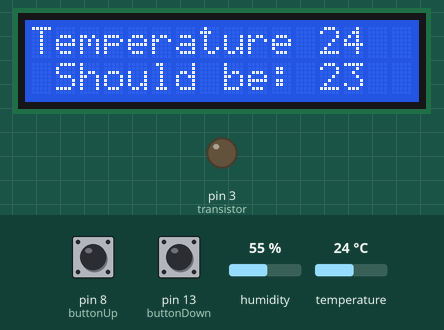
The sketch below on a simulated Arduino Uno, built with avr-gcc and run on an emulated ATmega328P. On the bench: 16×2 character LCD, output pins drawn as LEDs (lit = HIGH). The test bench sets the inputs (shaded band); at power-on: pin 8 (buttonUp) HIGH, temperature 24 °C, pin 13 (buttonDown) HIGH, humidity 55 %.

Above: at 1.2 s.
1.3 s: pin 8 (buttonUp) pulled LOW for 1 s
At 3.5 s:
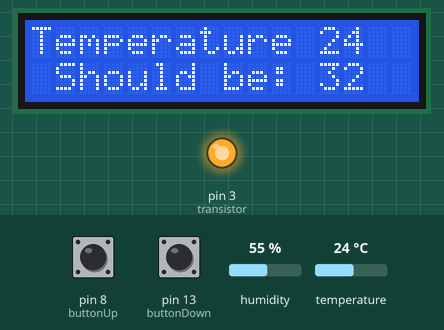
3.8 s: temperature set to 12 °C
At 5.4 s:
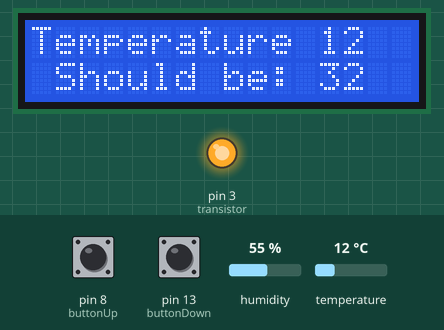
5.7 s: pin 13 (buttonDown) pulled LOW for 3.2 s
At 10.1 s:
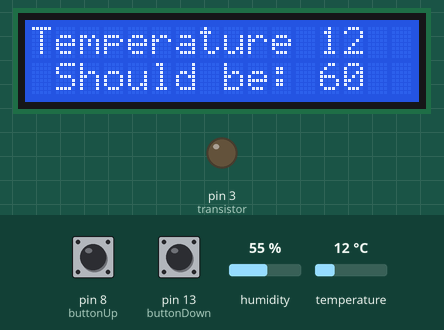
10.4 s: pin 13 (buttonDown) pulled LOW for 0.15 s
At 10.9 s:
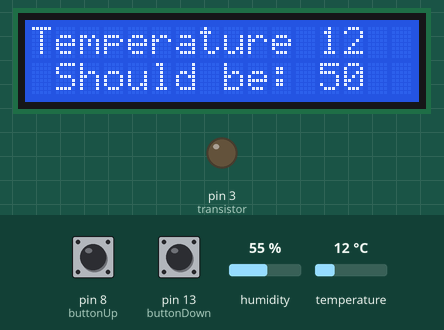
12.1 s: temperature set to 19 °C
At 13.5 s:
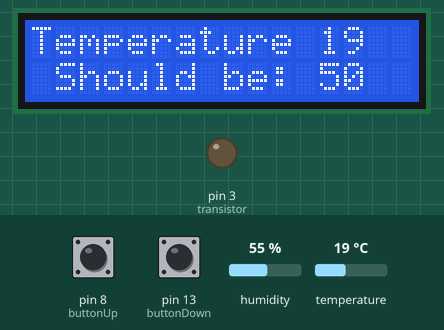
13.9 s: pin 8 (buttonUp) pulled LOW for 0.15 s
At 14.4 s:
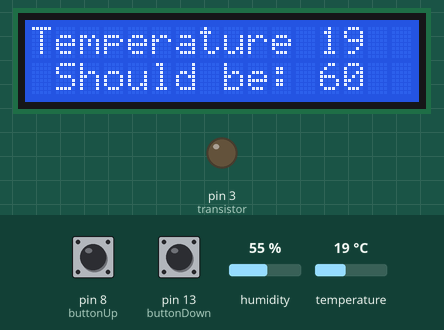
Timing chart, 0 to 16.5 s (numbered marks = the images above; inputs shaded):
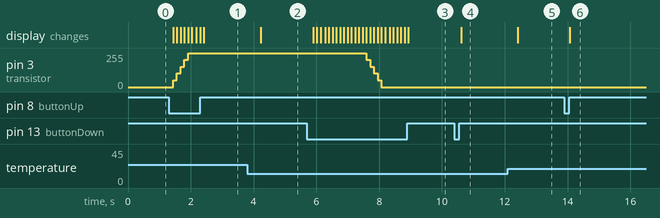

Measured:
- after the input at 1.3 s, pin 3 (transistor): moves from 0/255 to 255/255 over 0.48 s, starting after 0.14 s; the display: first changes after 0.14 s (image 1 shows a later state)
- after the input at 3.8 s, the display: changes after 0.43 s (image 2)
- after the input at 5.7 s, pin 3 (transistor): moves from 255/255 to 0/255 over 0.48 s, starting after 1.9 s; the display: first changes after 0.20 s (image 3 shows a later state)
- after the input at 10.4 s, the display: changes after 0.21 s (image 4)
- after the input at 12.1 s, the display: changes after 0.31 s (image 5)
- after the input at 13.9 s, the display: changes after 0.17 s (image 6)

The sketch:

kod1.ino
```cpp
#include <Wire.h>
#include <LiquidCrystal_I2C.h>
#include "DHT.h"
#define DHTPIN A0
#define DHTTYPE DHT11
DHT dht(DHTPIN, DHTTYPE);
LiquidCrystal_I2C lcd(0x27,16,2);
byte degree[8] =
{
  B00111,
  B00101,
  B00111,
  B00000,
  B00000,
  B00000,
  B00000,
};

const int buttonUp = 8;
const int buttonDown = 13;
int buttonValue;
int temperature = 23;
int button_old = 1;
int transistor = 3;

void setup()
{
  //TCCR1A = TCCR1A & 0xe0 | 1;
  //TCCR1B = TCCR1B & 0xe0 | 0x09;
  lcd.init();
  lcd.backlight();
  lcd.createChar(1, degree);
  Serial.begin(9600);
  dht.begin();

  pinMode(buttonUp, INPUT_PULLUP);
  pinMode(buttonDown, INPUT_PULLUP);
  pinMode(transistor, OUTPUT);
}

void result()
{
  int t = dht.readTemperature();
  lcd.setCursor(0, 0);
  lcd.print("Temperature ");
  lcd.setCursor(12, 0);
  lcd.print(t);
  lcd.setCursor(0, 1);
  lcd.print(" Should be: ");
  lcd.setCursor(12, 1);
  lcd.print(temperature);
  if ((digitalRead(buttonUp)==LOW)&&(button_old==1))
  {
    temperature = temperature + 1;
    buttonValue == buttonUp;
  }

  if ((digitalRead(buttonDown)==LOW)&&(button_old==1))
  {
    temperature = temperature - 1;
    buttonValue == buttonDown;
  }

  if ((temperature - t) >= 5)
  {
    analogWrite(transistor, 255);//255 204 153 102 51
  }
  else if (((temperature - t) == 4))
  {
     analogWrite(transistor, 204);
  }
    else if ((temperature - t) == 3)
    {
       analogWrite(transistor, 153);
    }
    else if ((temperature - t) == 2)
    {
       analogWrite(transistor, 102);
    }
    else if ((temperature - t) == 1)
    {
       analogWrite(transistor, 51);
    }else
    {
      analogWrite(transistor, 0);
    }
  }

void loop()
{
  result();
  delay(90);
}
```
